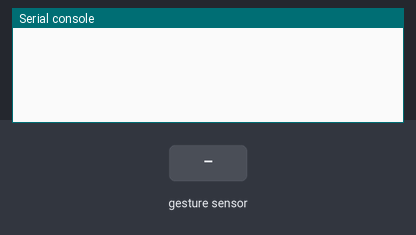
Recording of a program running on a simulated CircuitPython board. Shown: the last lines printed to the serial console. Inputs (shaded band) come from the test bench.

Above: at 1.2 s.
1.3 s: hand swiped up over the gesture sensor
At 2.4 s:
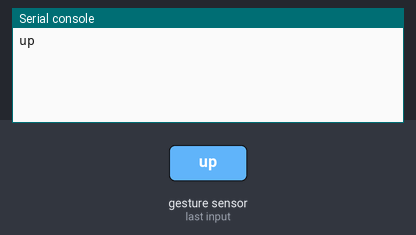
2.8 s: hand swiped down over the gesture sensor
At 3.6 s:
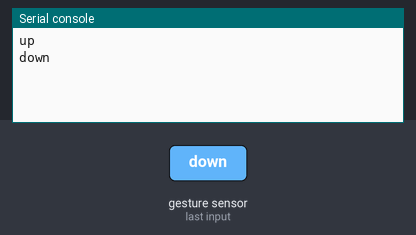
4.3 s: hand swiped left over the gesture sensor
At 4.7 s:
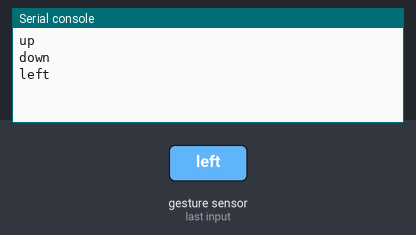
5.8 s: hand swiped right over the gesture sensor
At 7.1 s:
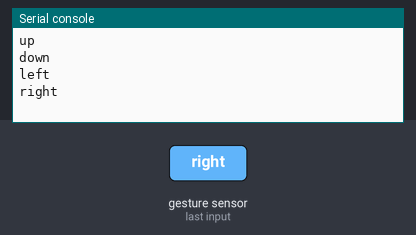

The program:

BenchTest_APDS-9960_GestureWithRefinements.py
```python
import board
import busio
import time
from adafruit_apds9960.apds9960 import APDS9960

i2c = busio.I2C(board.SCL, board.SDA)
apds = APDS9960(i2c)
apds.enable_proximity = True
apds.enable_gesture = True
"""default gesture_proximity_threshold = 50 (range 0-255)"""
apds.gesture_proximity_threshold = 0
"""default gesture_gain = 2 (range 0-3)"""
apds.gesture_gain = 3
"""default gesture_fifo_threshold = 1 (range 0-3)"""
apds.gesture_fifo_threshold = 1
"""default gesture_dimensions = 1 (range 0-3)"""
apds.gesture_dimensions = 0
"""default rotation = 0 (possible, 0, 90, 180, 270)
90 sets green led to UP"""
apds.rotation = 90


while True:
    gesture = apds.gesture()

    if gesture == 0x01:
        print("up")
    elif gesture == 0x02:
        print("down")
    elif gesture == 0x03:
        print("left")
    elif gesture == 0x04:
        print("right")
```

Measured:
- after the input at 1.3 s, the serial console: prints a new line at once (image 1)
- after the input at 2.8 s, the serial console: prints a new line at once (image 2)
- after the input at 4.3 s, the serial console: prints a new line at once (image 3)
- after the input at 5.8 s, the serial console: prints a new line at once (image 4)
